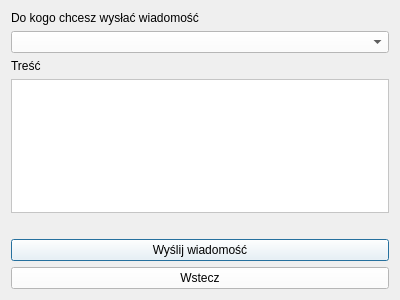
<?xml version="1.0" encoding="UTF-8"?>
<ui version="4.0">
 <class>NowaWiadomosc</class>
 <widget class="QDialog" name="NowaWiadomosc">
  <property name="geometry">
   <rect>
    <x>0</x>
    <y>0</y>
    <width>400</width>
    <height>300</height>
   </rect>
  </property>
  <property name="windowTitle">
   <string>Dialog</string>
  </property>
  <layout class="QVBoxLayout" name="verticalLayout">
   <item>
    <widget class="QLabel" name="label">
     <property name="text">
      <string>Do kogo chcesz wysłać wiadomość</string>
     </property>
    </widget>
   </item>
   <item>
    <widget class="QComboBox" name="Odbiorca">
     <property name="styleSheet">
      <string notr="true">background-color:white;</string>
     </property>
    </widget>
   </item>
   <item>
    <widget class="QLabel" name="label_2">
     <property name="text">
      <string>Treść</string>
     </property>
    </widget>
   </item>
   <item>
    <widget class="QPlainTextEdit" name="Tresc">
     <property name="styleSheet">
      <string notr="true">background-color:white;</string>
     </property>
    </widget>
   </item>
   <item>
    <widget class="QLabel" name="komunikat">
     <property name="text">
      <string/>
     </property>
    </widget>
   </item>
   <item>
    <widget class="QPushButton" name="Wyslij">
     <property name="styleSheet">
      <string notr="true">background-color:white;</string>
     </property>
     <property name="text">
      <string>Wyślij wiadomość</string>
     </property>
    </widget>
   </item>
   <item>
    <widget class="QPushButton" name="Wstecz">
     <property name="styleSheet">
      <string notr="true">background-color:white;</string>
     </property>
     <property name="text">
      <string>Wstecz</string>
     </property>
    </widget>
   </item>
  </layout>
 </widget>
 <resources/>
 <connections/>
</ui>
